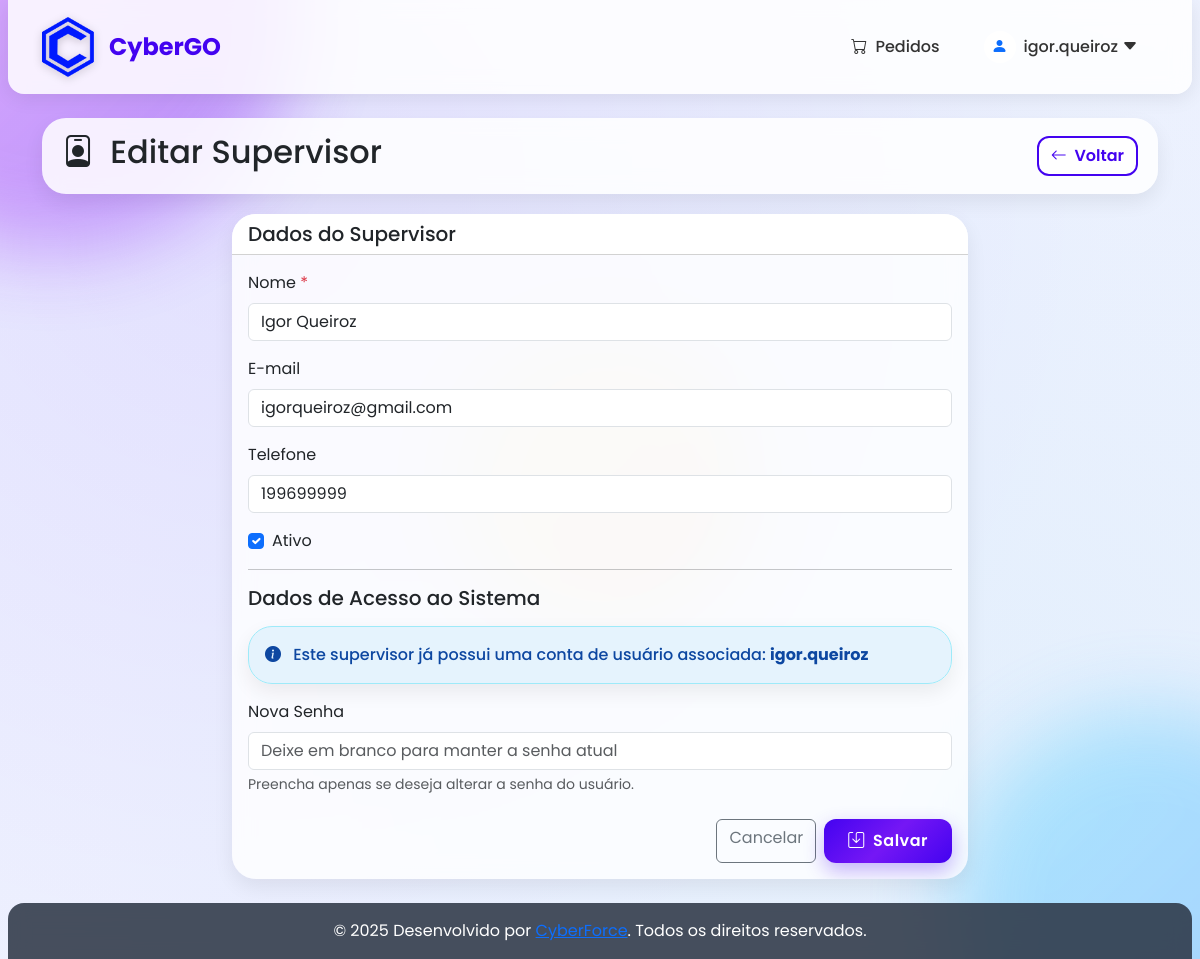
/gestao/supervisores/2/editar/ (signed in), run on the app's committed database.
### escolas/models.py (models this page shows, shortened)
class Supervisor(models.Model):
    nome = models.CharField("Nome do Supervisor", max_length=255)
    email = models.EmailField("E-mail", blank=True, null=True)
    telefone = models.CharField("Telefone", max_length=20, blank=True, null=True)
    ativo = models.BooleanField("Ativo", default=True)
    usuario = models.OneToOneField(User, on_delete=models.SET_NULL, blank=True, null=True, verbose_name="Usuário do Sistema", related_name="supervisor")
    class Meta:
        verbose_name = "Supervisor"
        verbose_name_plural = "Supervisores"
        ordering = ["nome"]

### gestao/views.py (the view, shortened to what this page needs)
# urls.py: path('supervisores/<int:pk>/editar/', views.supervisor_editar, name='supervisor_editar'),
@login_required
@permission_required('escolas.change_supervisor')
def supervisor_editar(request, pk):
    supervisor = get_object_or_404(Supervisor, pk=pk)
    usuario_existente = hasattr(supervisor, 'usuario') and supervisor.usuario is not None
    return render(request, 'gestao/supervisor_form.html', {
        'supervisor': supervisor,
        'criar_usuario': False,
        'usuario_existente': usuario_existente,
        'username': getattr(supervisor.usuario, 'username', '') if usuario_existente else ''
    })

### templates/gestao/supervisor_form.html (shortened to what this page needs)
{% extends 'base/base.html' %}
{% block content %}
<div class="page-header">
    <h2>
        <i class="bi bi-person-badge me-2"></i>
        {% if supervisor %}Editar Supervisor{% else %}Novo Supervisor{% endif %}
    </h2>
    <a href="{% url 'gestao:supervisores_lista' %}" class="btn btn-secondary">
        <i class="bi bi-arrow-left me-1"></i> Voltar
    </a>
</div>
<div class="row">
    <div class="col-md-8 mx-auto">
        <div class="card">
            <div class="card-header bg-white">
                <h5 class="mb-0">Dados do Supervisor</h5>
            </div>
            <div class="card-body">
                <form method="post">
                    <div class="mb-3">
                        <label for="nome" class="form-label">Nome <span class="text-danger">*</span></label>
                        <input type="text" class="form-control" id="nome" name="nome" value="{{ supervisor.nome|default:'' }}" required>
                    </div>
                    <div class="mb-3">
                        <label for="email" class="form-label">E-mail</label>
                        <input type="email" class="form-control" id="email" name="email" value="{{ supervisor.email|default:'' }}">
                    </div>
                    <div class="mb-3">
                        <label for="telefone" class="form-label">Telefone</label>
                        <input type="text" class="form-control" id="telefone" name="telefone" value="{{ supervisor.telefone|default:'' }}">
                    </div>
                    <div class="mb-3 form-check">
                        <input type="checkbox" class="form-check-input" id="ativo" name="ativo" {% if supervisor.ativo|default:True %}checked{% endif %}>
                        <label class="form-check-label" for="ativo">Ativo</label>
                    </div>
                    <hr>
                    <h5 class="mb-3">Dados de Acesso ao Sistema</h5>
                    {% if usuario_existente %}
                        <div class="alert alert-info">
                            <i class="bi bi-info-circle-fill me-2"></i>
                            Este supervisor já possui uma conta de usuário associada: <strong>{{ username }}</strong>
                        </div>
                        <div class="mb-3">
                            <label for="password" class="form-label">Nova Senha</label>
                            <input type="password" class="form-control" id="password" name="password" placeholder="Deixe em branco para manter a senha atual">
                            <div class="form-text">Preencha apenas se deseja alterar a senha do usuário.</div>
                        </div>
                    {% endif %}
                    <div class="d-grid gap-2 d-md-flex justify-content-md-end mt-4">
                        <a href="{% url 'gestao:supervisores_lista' %}" class="btn btn-outline-secondary">Cancelar</a>
                        <button type="submit" class="btn btn-primary">
                            <i class="bi bi-save me-1"></i> Salvar
                        </button>
                    </div>
                </form>
            </div>
        </div>
    </div>
</div>
{% endblock %}

### templates/base/base.html (shortened to what this page needs)
<!DOCTYPE html>
{% load static %}
<html lang="pt-br">
<head>
    <link href="https://cdn.jsdelivr.net/npm/bootstrap@5.3.2/dist/css/bootstrap.min.css" rel="stylesheet">
    <link rel="stylesheet" href="https://cdn.jsdelivr.net/npm/bootstrap-icons@1.11.0/font/bootstrap-icons.css">
    <link rel="stylesheet" href="https://cdnjs.cloudflare.com/ajax/libs/font-awesome/5.15.4/css/all.min.css">
    <link rel="stylesheet" href="https://cdn.datatables.net/1.13.6/css/dataTables.bootstrap5.min.css">
</head>
<body>
    <div class="bg-shapes">
        <div class="shape shape-1"></div>
        <div class="shape shape-2"></div>
    </div>
    {% block navbar %}
    <nav class="navbar navbar-expand-lg navbar-dark">
        <div class="container">
            <a class="navbar-brand" href="{% url 'core:home' %}">
                <img src="{% static 'images/logo.png' %}" alt="Logo da Empresa" style="height: 60px; margin-right: 15px; object-fit: contain;">
                <span style="font-size: 1.2em; font-weight: 700;">CyberGO</span>
            </a>
            <div class="collapse navbar-collapse" id="navbarNav">
                <ul class="navbar-nav ms-auto align-items-center">
                    {% if user.groups.all.0.name == 'Operador de Pedidos' %}
                        <li class="nav-item">
                            <a class="nav-link {% if request.resolver_match.app_name == 'pedidos' %}active{% endif %}"
                               href="{% url 'pedidos:lista' %}">
                                <i class="bi bi-cart me-1"></i> Pedidos
                            </a>
                        </li>
                    {% endif %}
                    {% if user.is_authenticated %}
                    <li class="nav-item dropdown ms-1">
                        <a class="nav-link d-flex align-items-center" href="#" id="customDropdown" role="button"
                           onclick="toggleCustomDropdown(event)">
                            <div class="bg-white rounded-circle d-flex align-items-center justify-content-center me-2"
                                 style="width: 32px; height: 32px; overflow: hidden;">
                                <i class="bi bi-person-fill text-primary"></i>
                            </div>
                            {% if user.is_staff %}admin{% else %}{{ user.username }}{% endif %} <i class="bi bi-caret-down-fill ms-1"></i>
                        </a>
                    </li>
                    {% else %}
                    <li class="nav-item">
                        <a class="nav-link" href="{% url 'usuarios:login' %}">
                            <i class="bi bi-box-arrow-in-right me-1"></i> Login
                        </a>
                    </li>
                    {% endif %}
                </ul>
            </div>
        </div>
    </nav>
    {% endblock %}
    <div class="container py-4">
        {% block content %}{% endblock %}
    </div>
    <footer class="py-3">
        <div class="container text-center">
            <p class="mb-0">&copy; {% now "Y" %} Desenvolvido por <a href="https://www.cyberforce.com.br" target="_blank">CyberForce</a>. Todos os direitos reservados.</p>
        </div>
    </footer>
</body>
</html>

### templates/base/base.html (style rules this page uses)
:root { --primary: #4303f0; --primary-dark: #3700cb; --primary-light: #5315ff; --purple-gradient: linear-gradient(135deg, #4303f0, #7517f5, #4303f0); --accent: rgba(255, 255, 255, 0.9); --text-color: #333; --text-muted: #717790; --border-radius-sm: 12px; --border-radius-md: 24px; --border-radius-lg: 32px; --box-shadow-sm: 0 8px 20px rgba(0, 0, 0, 0.07); --box-shadow-md: 0 15px 50px rgba(0, 0, 0, 0.1); --box-shadow-neu: 10px 10px 20px rgba(0, 0, 0, 0.05), -10px -10px 20px rgba(255, 255, 255, 0.8); --transition-smooth: all 0.5s cubic-bezier(0.25, 1, 0.5, 1); }
* { font-family: 'Poppins', sans-serif; }
body { background-image: radial-gradient(circle at 20% 20%, rgba(76, 0, 255, 0.1) 0%, rgba(76, 0, 255, 0.03) 70%), radial-gradient(circle at 80% 80%, rgba(94, 221, 230, 0.1) 0%, rgba(94, 221, 230, 0.03) 70%); background-color: #f8faff; min-height: 100vh; display: flex; flex-direction: column; position: relative; overflow-x: hidden; }
.bg-shapes { position: fixed; top: 0; left: 0; width: 100%; height: 100%; z-index: -1; overflow: hidden; pointer-events: none; }
.shape { position: absolute; border-radius: 50%; filter: blur(40px); opacity: 0.4; }
.shape-1 { width: 500px; height: 500px; top: -250px; left: -200px; background: linear-gradient(135deg, #e661ff, #7517f5); animation: floatAnimation 20s ease-in-out infinite alternate; }
.shape-2 { width: 400px; height: 400px; bottom: -150px; right: -150px; background: linear-gradient(135deg, #5edfff, #3c96ff); animation: floatAnimation 15s ease-in-out infinite alternate-reverse; }
.navbar { background-color: rgba(255, 255, 255, 0.85); backdrop-filter: blur(10px); -webkit-backdrop-filter: blur(10px); padding: 0.75rem 1rem; box-shadow: 0 4px 20px rgba(0, 0, 0, 0.08); border-radius: 0 0 16px 16px; margin: 0 8px; }
.navbar-brand { color: var(--primary) !important; font-weight: 600; display: flex; align-items: center; transition: var(--transition-smooth); }
.navbar-brand img { filter: drop-shadow(0 2px 4px rgba(0, 0, 0, 0.2)); transition: var(--transition-smooth); }
.nav-link { color: var(--text-color) !important; padding: 0.75rem 1rem !important; position: relative; margin: 0 0.25rem; font-weight: 500; border-radius: var(--border-radius-sm); transition: var(--transition-smooth); }
.card { background: rgba(255, 255, 255, 0.8); backdrop-filter: blur(10px); -webkit-backdrop-filter: blur(10px); border: none; border-radius: var(--border-radius-md); box-shadow: var(--box-shadow-sm); transition: var(--transition-smooth); overflow: hidden; transform-style: preserve-3d; transform: translateY(0) rotateX(0deg) scale(1); }
.btn-primary { background: var(--purple-gradient); border: none; border-radius: var(--border-radius-sm); padding: 0.6rem 1.5rem; font-weight: 600; letter-spacing: 0.5px; box-shadow: 0 8px 20px rgba(67, 3, 240, 0.3); position: relative; overflow: hidden; transition: all 0.4s ease; transform: translateZ(0); }
.btn-primary::before { content: ''; position: absolute; top: 0; left: -100%; width: 100%; height: 100%; background: linear-gradient(90deg, transparent, rgba(255, 255, 255, 0.3), transparent); z-index: -1; transition: all 0.6s ease; }
.btn-secondary { background-color: #fff; color: var(--primary); border: 2px solid var(--primary); border-radius: var(--border-radius-sm); font-weight: 600; transition: var(--transition-smooth); }
.page-header { background-color: rgba(255, 255, 255, 0.85); backdrop-filter: blur(10px); -webkit-backdrop-filter: blur(10px); border-radius: var(--border-radius-md); box-shadow: var(--box-shadow-sm); padding: 15px 20px; margin-bottom: 20px; display: flex; justify-content: space-between; align-items: center; transition: var(--transition-smooth); }
.alert { position: relative; overflow: hidden; animation: slideInDown 0.5s ease-out; backdrop-filter: blur(10px); -webkit-backdrop-filter: blur(10px); border-radius: var(--border-radius-md); box-shadow: var(--box-shadow-sm); }
.alert-info { background-color: rgba(227, 242, 253, 0.9); color: #0d47a1; font-weight: 500; }
footer { margin-top: auto; background-color: rgba(41, 50, 65, 0.85); backdrop-filter: blur(10px); -webkit-backdrop-filter: blur(10px); color: white; padding: 1rem 0; border-radius: 16px 16px 0 0; margin: 0 8px; position: relative; z-index: 1; }
.nav-item.dropdown { position: relative !important; }

### data on the page
Supervisor: nome "Igor Queiroz", email "igorqueiroz@gmail.com", telefone "199699999", ativo "☑"

### other printed values
{{ user.username }} "igor.queiroz"
{{ username }} "igor.queiroz"
